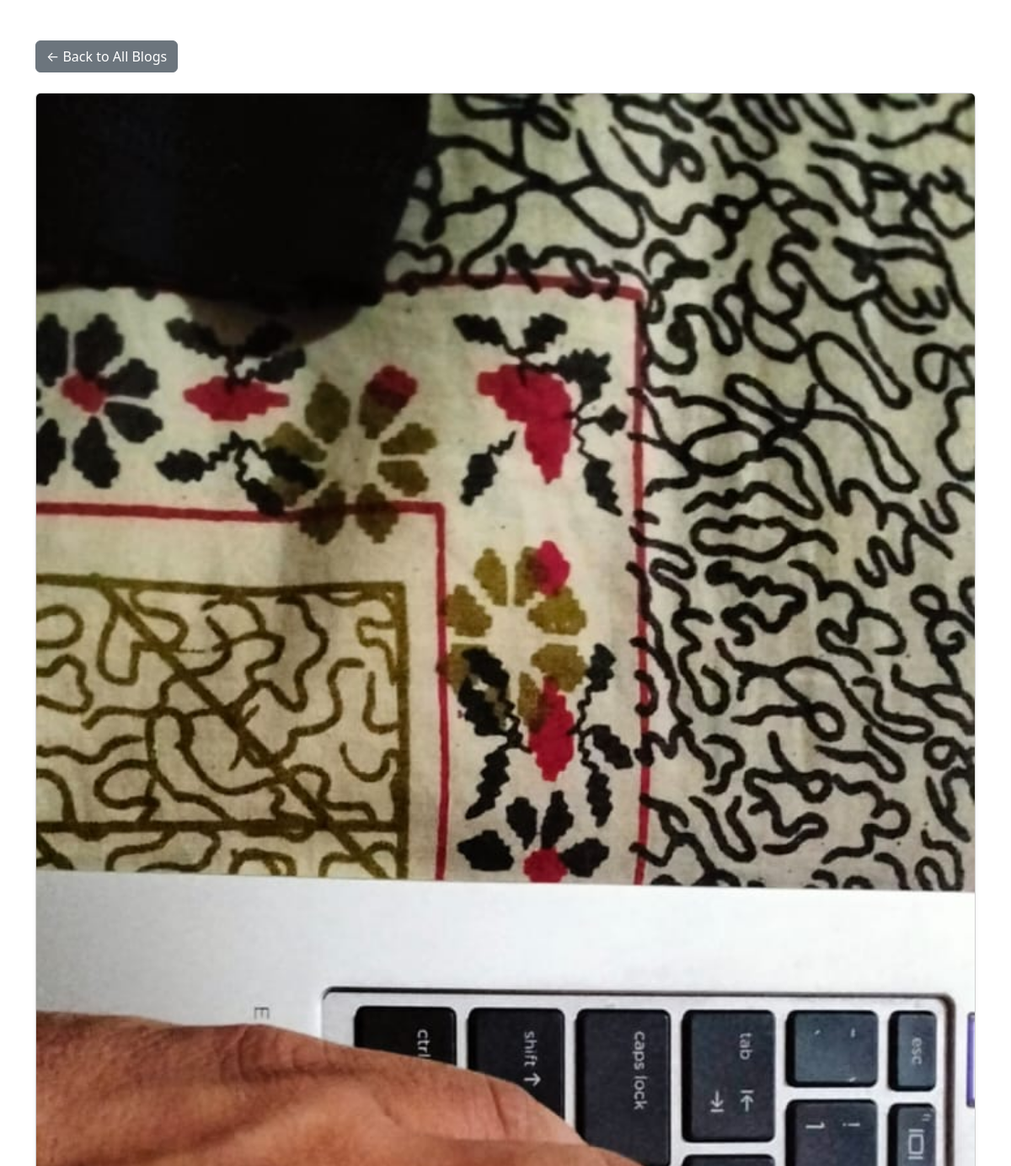
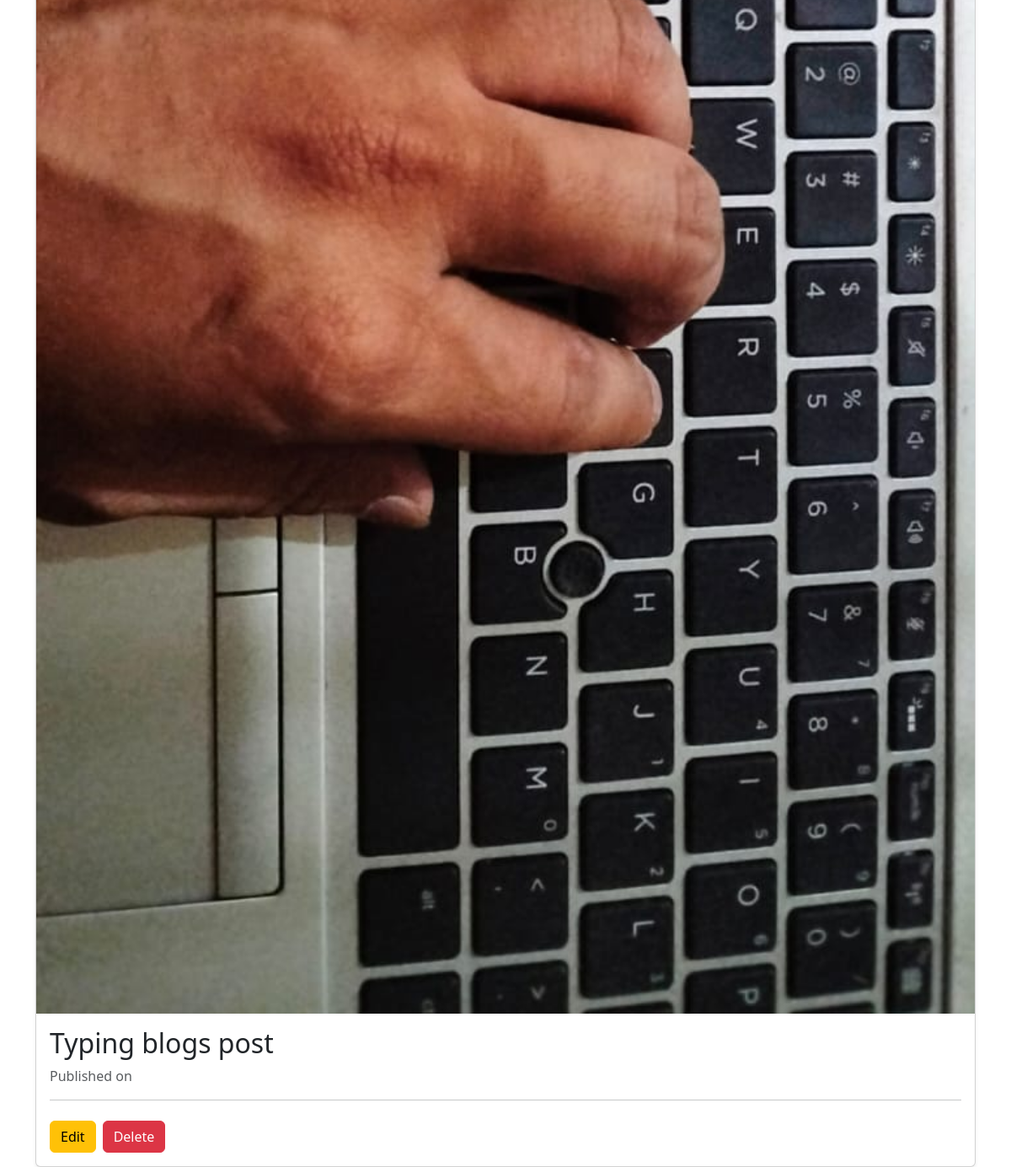
The page /blogs/1/ (signed in) on the database its author committed (2 pictures, top to bottom).
### typingApp/models.py (models this page shows, shortened)
class BlogPost(models.Model):
    title = models.CharField(max_length=200)
    description = HTMLField()
    posted_date = models.DateTimeField(default=timezone.now)
    image = models.ImageField(upload_to='blog_images/', blank=True, null=True)  # New image field

### typingApp/views.py (the view)
# urls.py: path('blogs/<int:pk>/', blog_detail, name='blog_detail'),
@login_required
def blog_detail(request, pk):
    if not request.user.is_staff:
        return redirect('login')
    post = get_object_or_404(BlogPost, pk=pk)
    return render(request, 'blog_detail.html', {'post': post})

### typingApp/templates/blog_detail.html (shortened to what this page needs)
{% load static %}
<!DOCTYPE html>
<html lang="en">
<head>
    <link href="https://cdn.jsdelivr.net/npm/bootstrap@5.3.2/dist/css/bootstrap.min.css" rel="stylesheet">
</head>
<body>
<div class="container mt-5">
    <a href="{% url 'blogs' %}" class="btn btn-secondary mb-4">← Back to All Blogs</a>
    <div class="card shadow-sm">
        {% if post.image %}
            <img src="{{ post.image.url }}" class="card-img-top" alt="{{ post.title }}">
        {% endif %}
        <div class="card-body">
            <h2 class="card-title">{{ post.title }}</h2>
            <p class="text-muted">Published on {{ post.created_at|date:"F j, Y" }}</p>
            <hr>
            <div class="mt-4 d-flex gap-2">
                <a href="{% url 'blog_update' post.pk %}" class="btn btn-warning">Edit</a>
                <a href="{% url 'blog_delete' post.pk %}" class="btn btn-danger">Delete</a>
            </div>
        </div>
    </div>
</div>
</body>
</html>

### rows shown on the page
BlogPost: image (picture), title "Typing blogs post"
